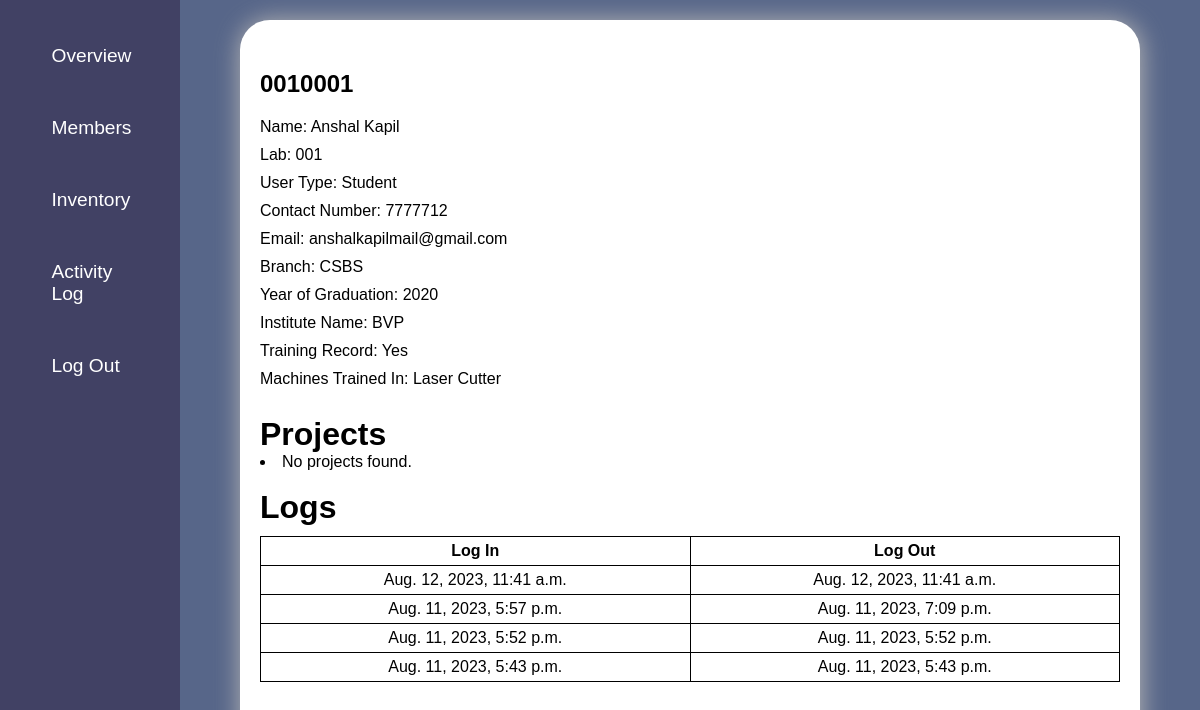
The app's page /a_member_detail/35/ (signed in), older data.
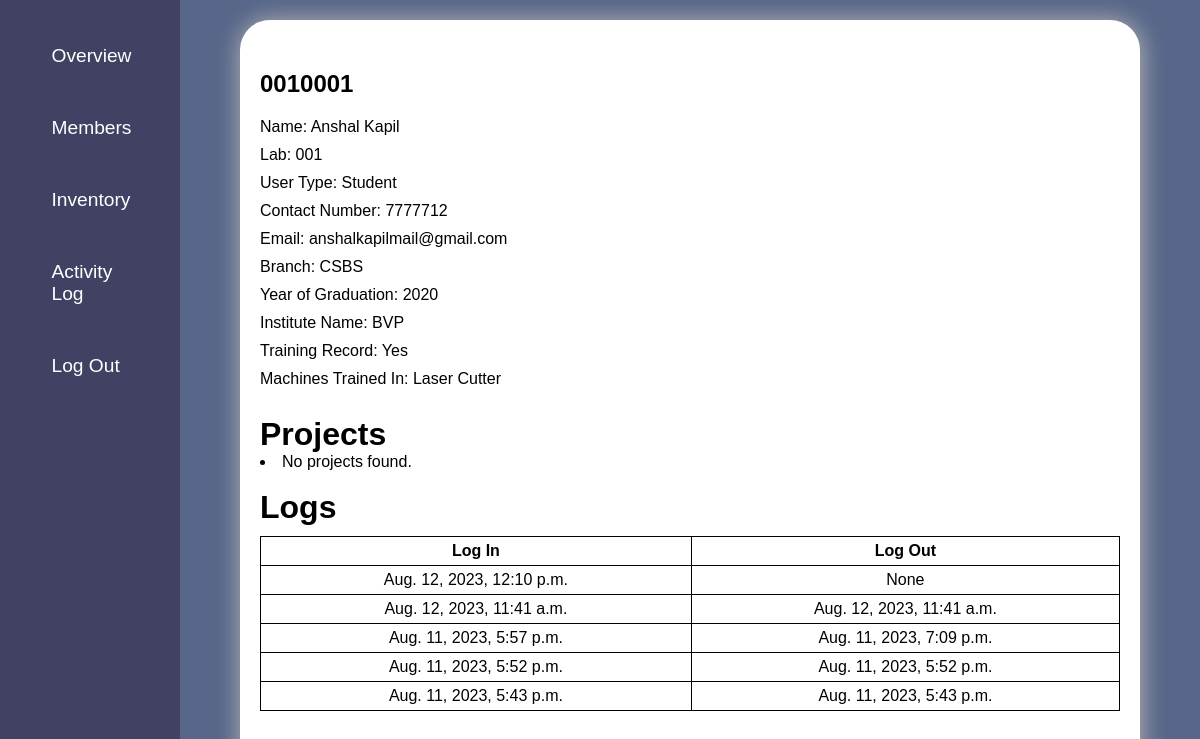
The same page, newer data.
### equ/models.py (models this page shows, shortened)
class Profile(models.Model):
    USER_TYPES = [
        ('Student', 'Student'),
        ('Professor', 'Professor'),
        ('Technician', 'Technician'),
        ('Other', 'Outsider'),
    ]
    MACHINE_CHOICES = [
        ('Yes', 'Yes'),
        ('No', 'No'),
    ]
    HOW_HEARD_CHOICES = [
        ('Peers', 'Peers'),
        ('Faculty', 'Faculty'),
        ('Technicians', 'Technicians'),
        ('Social Media', 'Social Media'),
        ('Campus Communication', 'Campus Communication'),
        ('Others', 'Others'),
    ]
    user = models.OneToOneField(User, on_delete=models.CASCADE)
    lab = models.ForeignKey(Lab, on_delete=models.CASCADE, null=True)
    user_type = models.CharField(max_length=20, choices=USER_TYPES)
    first_name = models.CharField(max_length=100)
    last_name = models.CharField(max_length=100)
    contact_number = models.CharField(max_length=20)
    email = models.EmailField()
    branch = models.CharField(max_length=100)
    year_of_graduation = models.PositiveIntegerField(blank=True, null=True)
    institute_name = models.CharField(max_length=100)
    training_record = models.CharField(max_length=3, choices=MACHINE_CHOICES)
    machines_trained_in = models.CharField(max_length=200, blank=True)
    how_heard_about = models.CharField(max_length=50, choices=HOW_HEARD_CHOICES, blank=True, null=True)

class Lab(models.Model):
    name = models.CharField(max_length=100)
    lab_admin = models.ForeignKey(
        User,
        limit_choices_to={'groups__name': 'admin'},
        null=True,  # Set the default value to None
        on_delete=models.CASCADE,
        related_name='lab_admin_of'
    )
    def __str__(self):
        return self.name

class UserActivityLog(models.Model):
    user = models.ForeignKey(User, on_delete=models.CASCADE)
    login_time = models.DateTimeField()
    logout_time = models.DateTimeField(null=True, blank=True)

### equ/views.py (the view)
# urls.py: path('a_member_detail/<int:pk>/', views.a_member_detail, name='a_member_detail'),
@login_required
@admin_required
def a_member_detail(request,pk):
    user = get_object_or_404(User,pk=pk)
    projects = Confirmed_Project.objects.filter(user=user)
    profile = Profile.objects.get(user=user)
    logs = UserActivityLog.objects.filter(user=user).order_by('-login_time')[:30]
    context = {'user': user, 'projects':projects, 'profile':profile,'logs':logs}
    return render(request, 'equ/a_member_detail.html',context)

### equ/views.py (called while the page is built)
def admin_required(function):
    decorator = user_passes_test(lambda user: user.groups.filter(name='admin').exists())
    return decorator(function)

### equ/templates/equ/a_member_detail.html
{% extends "equ/a_base.html" %}
{% block content %}
<div class="my_projects">
    <div class="mp1">
<h2>{{user.username}}</h2>
<p>Name: {{ profile.first_name }} {{ profile.last_name }}</p>
        <p>Lab: {{ profile.lab }}</p>
        <p>User Type: {{ profile.user_type }}</p>
        <p>Contact Number: {{ profile.contact_number }}</p>
        <p>Email: {{ profile.email }}</p>
        <p>Branch: {{ profile.branch }}</p>
        <p>Year of Graduation: {{ profile.year_of_graduation }}</p>
        <p>Institute Name: {{ profile.institute_name }}</p>
        <p>Training Record: {{ profile.training_record }}</p>
        <p>Machines Trained In: {{ profile.machines_trained_in }}</p>
<br>
<h1>Projects</h1>
{% for project in projects %}
<br>
<h2><a href="{% url 'a_confirmed_project_detail' project.pk %}">{{ project.name }}</a></h2>
{% empty %}
    <li>No projects found.</li>
{% endfor %}
<br>
<h1>Logs</h1>
<table class="logs">
    <tr>
        <th>Log In</th>
        <th>Log Out</th>
    </tr>
{%for log in logs%}
<tr>
    <td>{{log.login_time}}</td>
    <td>{{log.logout_time}}</td>
</tr>
{%endfor%}
</table>
{% endblock content %}

### equ/templates/equ/a_base.html
{% load static %}
<!DOCTYPE html>
<html>
<head>
  <link rel="stylesheet" type="text/css" href="{% static 'css/style.css' %}">
</head>
<body>
  <div class="container rcntc">
        <div class="sidebar">
          <ul>
            {% if user.is_authenticated %}
            <a href="{% url 'a_overview' %}"><li>Overview</li></a>
            <a href="{% url 'a_members' %}"><li>Members</li></a>
            <a href="{% url 'a_equipment' %}"><li>Inventory</li></a>
            <a href="{% url 'a_activity' %}"><li>Activity Log</li></a>
            <a href="{% url 'logout' %}"><li>Log Out</li></a>
            {% else %}
            <a href="{% url 'login' %}">Log In</a>
            {% endif %}
          </ul>
        </div>
        <div class="content">
          {% block content %}
          {% endblock %}
        </div>
  </div>
  </body>
</html>

### static/css/style.css (style rules this page uses)
:root { --primary:rgb(65 65 100); --secondary:rgb(97, 97, 131); }
* { box-sizing: border-box; margin: 0; padding: 0; font-family: Arial, Helvetica, sans-serif; }
ul { list-style: none; }
.content table { width: 100%; }
.content table, .content tr, .content th, .content td { border: 1px solid black; border-collapse: collapse; }
.content th, .content td { padding: 10px; text-align: center; }
.container { display: flex; min-height: 100vh; max-height: max-content; background-color: #ececec; }
.sidebar { width: 15%; background-color: var(--primary); padding: 20px; }
.sidebar ul { list-style: none; }
.sidebar a { color: white; text-decoration: none; font-size: 1.2rem; text-align: center; display: flex; width: 100%; border-radius: 50px; align-items: center; justify-content: center; padding: 10px 15px; }
.sidebar li { padding: 15px 0; text-align: left; width: 70%; }
.content { flex-grow: 1; border: none; width: 100%; max-width: 900px; margin: 20px auto; border-radius: 30px; padding: 20px; box-shadow: 1px 1px 25px 1px #b4b4b4; background-color: white; display: flex; justify-content: center; min-height: max-content; }
.rcntc { background-color: #576689; }
.my_projects { display: flex; flex-direction: column; width: 100%; height: 100%; }
.mp1 h2 { margin-bottom: 20px; }
.my_projects { margin-top: 30px; }
.mp1 p { margin: 10px 0; }
.logs { width: 100%; margin: 10px 0; }
.logs, .logs tr, .logs td, .logs th { border: 1px solid black; border-collapse: collapse; }
.logs th, .logs td { padding: 5px; }

Row changes from the older to the newer data that the page shows:
added UserActivityLog: login_time "Aug. 12, 2023, 12:10 p.m.", logout_time "None"
